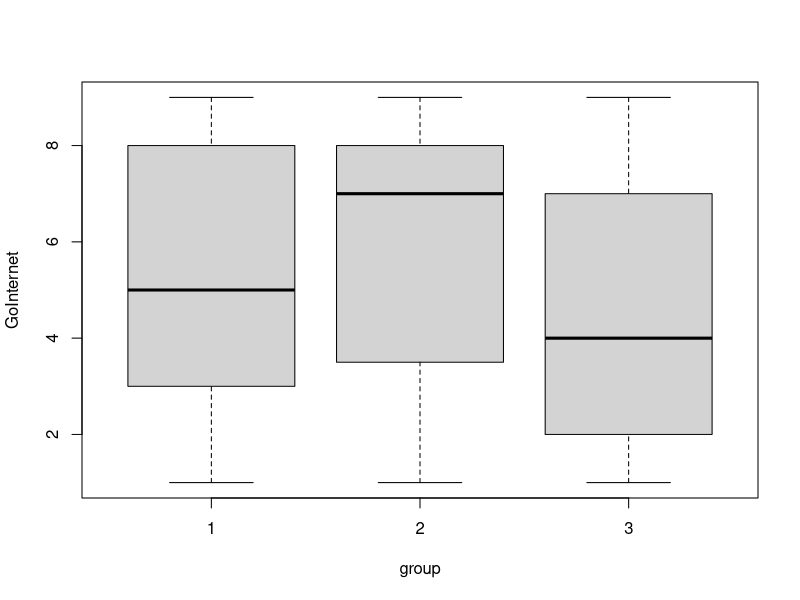
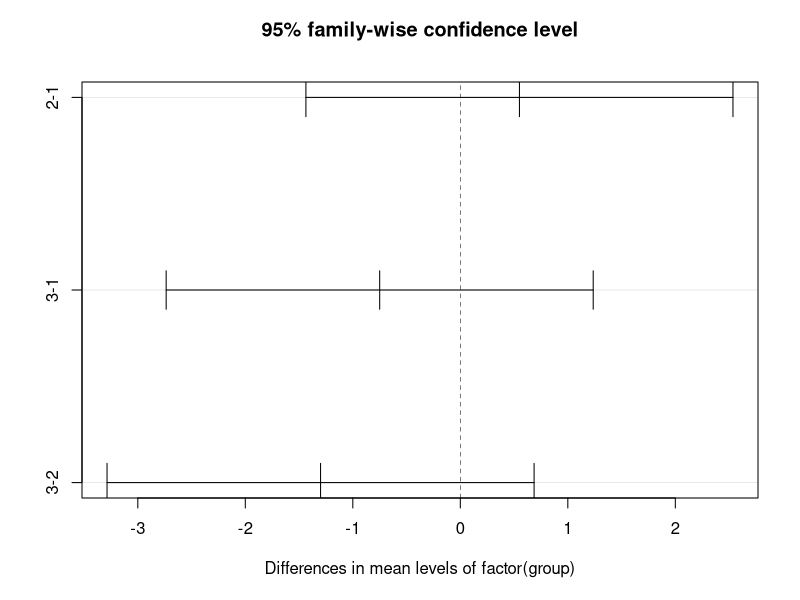

The R script that drew these images, in order:
#H0:mean(1)=mean(2)=mean(3)=......-mean(k)
#H1:mean(i) != mean(j)，i,j任意
# 想知道不同教育程度與每日平均上網時數是否有差異
# H0:uGo to Internet_高中 = uGo to Internet_大學 = uGo to Internet_研究所
# H1:至少有兩組平均上網時數有差異
# 顯著水準alpha=0.05
df <- data.frame( group = c(rep(1, 20), rep(2, 20), rep(3,20) ), #1:高中,2:大學,3:研究所；rep->重複次數（人數）
                  GoInternet = floor(runif(n = 60, min = 1, max = 10)) ) #floor->整數化
lm_df <- lm(GoInternet~group, data=df) #lm線性迴歸
anova(lm_df) 
#結論：p-value<0.05表示顯著，至少有兩種教育程度在上網時數有顯著不同。

# 另外一個函數aov
lm_df <- lm(group~GoInternet, data=df)
anova(lm_df)
a <- aov(lm_df)
summary(a)
boxplot(GoInternet~group, data=df)

#多重比較找出差異項目
fit <- aov(GoInternet~factor(group), data=df)
TukeyHSD(fit) 
plot(TukeyHSD(fit))
#TukeyHSD()倆倆比對是否有差異，從pvalue看來，3-1 <0.05表示高中與研究所有顯著差異